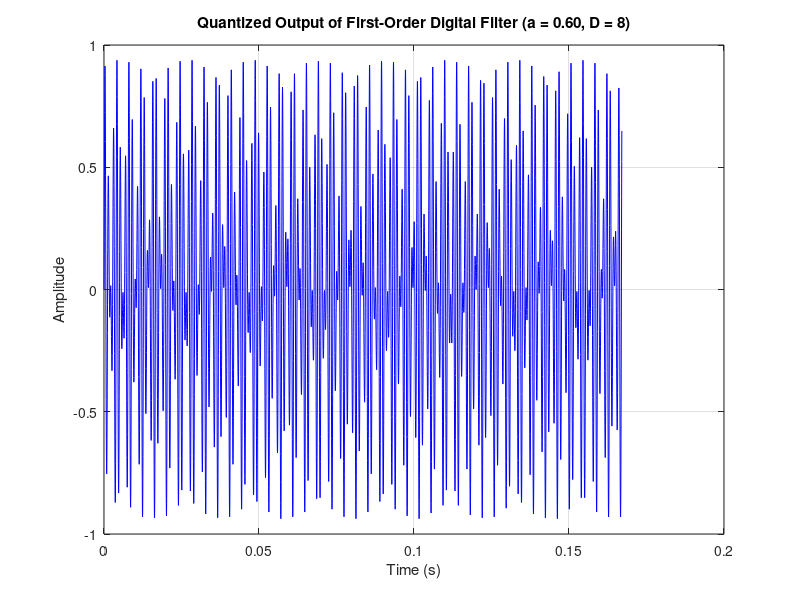
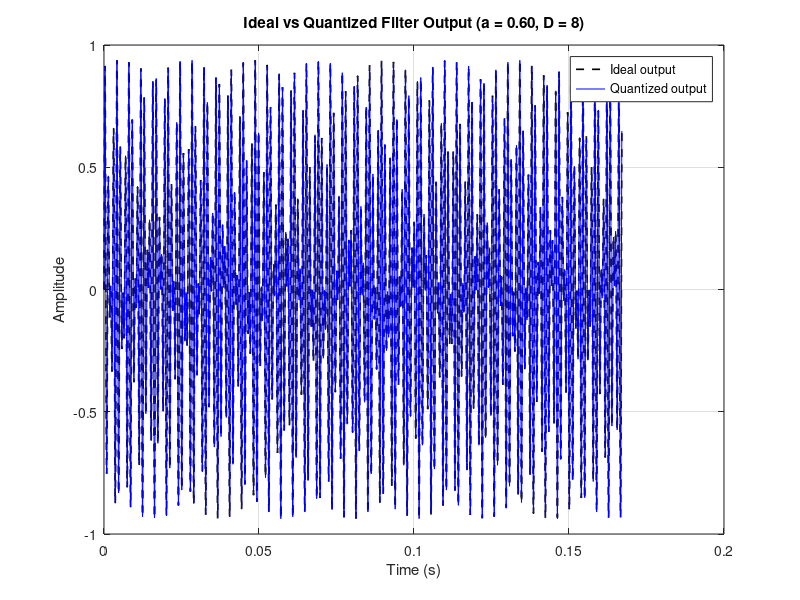
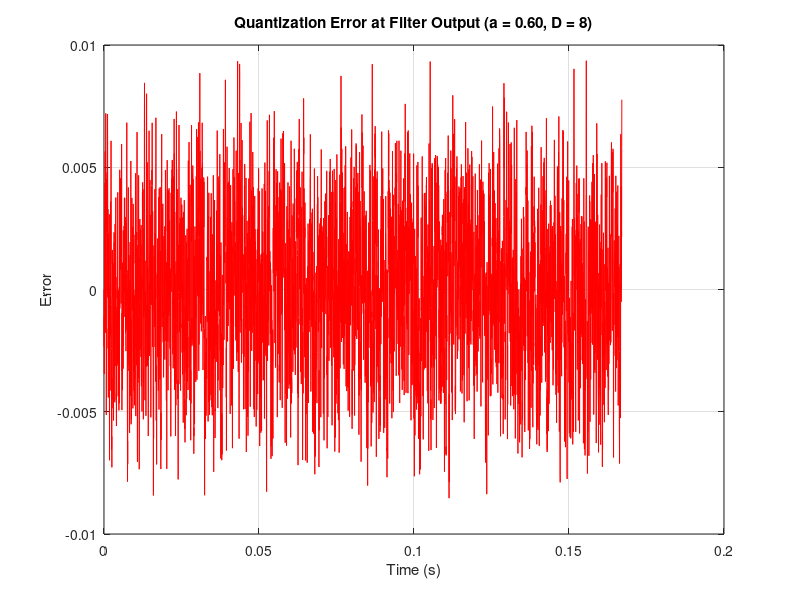
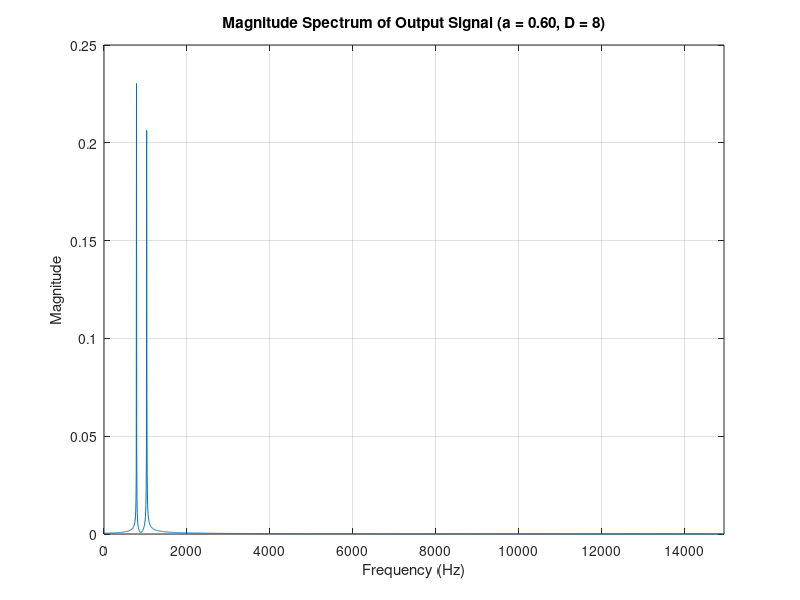

These charts were generated, in order, by the following MATLAB code:
clear; clc; close all;

% Sample at Hz and generate a discrete-time signal with N=5000 samples
fs = 29927;
N = 5000;
n = 0:N-1;
t = n/fs;

% Input signal
x = 0.1*sin(2*pi*785*t) + 0.1*sin(2*pi*1031*t);

% Distinct cases: [a, D]
cases = [
    0.6   8;
    0.6  12;
    0.95 12
];

for c = 1:size(cases, 1)

    a = cases(c, 1);
    D = cases(c, 2);

    fprintf('\n========================================\n');
    fprintf('Case %d: a = %.2f, D = %d bits\n', c, a, D);
    fprintf('========================================\n');

    % Step 1: Linf scaling
    x_inf = max(abs(x));
    K = (1 - abs(a)) / x_inf;

    fprintf('||x||_inf = %.10f\n', x_inf);
    fprintf('K = %.10f\n', K);

    % Quantizer
    Q = @(v) round(v * 2^D) / 2^D;

    % Quantized input signal
    xq = Q(x);

    % Quantized filter output
    yq = zeros(1, N);

    for i = 2:N
        mult_in = Q(K * xq(i));        % quantized multiplier output for input branch
        mult_fb = Q(a * yq(i-1));      % quantized multiplier output for feedback branch
        yq(i) = Q(mult_in + mult_fb);  % quantized adder output
    end

    figure;
    plot(t, yq, 'b');
    xlabel('Time (s)');
    ylabel('Amplitude');
    title(sprintf('Quantized Output of First-Order Digital Filter (a = %.2f, D = %d)', a, D));
    grid on;

    %% Step 4
    y_ideal = zeros(1, N);

    for i = 2:N
        y_ideal(i) = K*x(i) + a*y_ideal(i-1);
    end

    figure;
    plot(t, y_ideal, 'k--', 'LineWidth', 1.2); hold on;
    plot(t, yq, 'b');
    xlabel('Time (s)');
    ylabel('Amplitude');
    title(sprintf('Ideal vs Quantized Filter Output (a = %.2f, D = %d)', a, D));
    legend('Ideal output', 'Quantized output');
    grid on;

    e_out = y_ideal - yq;

    figure;
    plot(t, e_out, 'r');
    xlabel('Time (s)');
    ylabel('Error');
    title(sprintf('Quantization Error at Filter Output (a = %.2f, D = %d)', a, D));
    grid on;

    %% Step 5
    % Noise power at output
    noise_power = var(e_out);

    % Ideal output signal power
    signal_power = var(y_ideal);

    % Quantization SNR
    SNR_dB = 10 * log10(signal_power / noise_power);

    fprintf('Ideal output power: %.10f\n', signal_power);
    fprintf('Output noise power: %.10f\n', noise_power);
    fprintf('Quantization SNR:   %.10f dB\n', SNR_dB);

    %% Step 6
    % Quantizer step size
    delta = 2^(-D);
    sigma_q2 = delta^2 / 12;

    % Since this code uses three quantizers inside the loop:
    %   1) Q(K*xq(i))
    %   2) Q(a*yq(i-1))
    %   3) Q(mult_in + mult_fb)
    % and also quantizes the input once:
    %   xq = Q(x)
    %
    % a practical theoretical model is:
    % theoretical_q_power = ((K^2 + 3) * sigma_q2) / (1 - a^2);

    theoretical_q_power = ((K^2 + 3) * sigma_q2) / (1 - a^2);
    theoretical_snr = 10 * log10(signal_power / theoretical_q_power);

    fprintf('Theoretical noise power: %.10f\n', theoretical_q_power);
    fprintf('Theoretical Quantization SNR: %.10f dB\n', theoretical_snr);
    fprintf('Difference (measured - theoretical): %.10f dB\n', SNR_dB - theoretical_snr);

    %% Step 7
    spec_y = fft(y_ideal) / N;   % normalize
    f = (0:N-1) * (fs/N);

    figure;
    plot(f(1:N/2), abs(spec_y(1:N/2)));
    xlabel('Frequency (Hz)');
    ylabel('Magnitude');
    title(sprintf('Magnitude Spectrum of Output Signal (a = %.2f, D = %d)', a, D));
    grid on;
    xlim([0 fs/2]);

end
